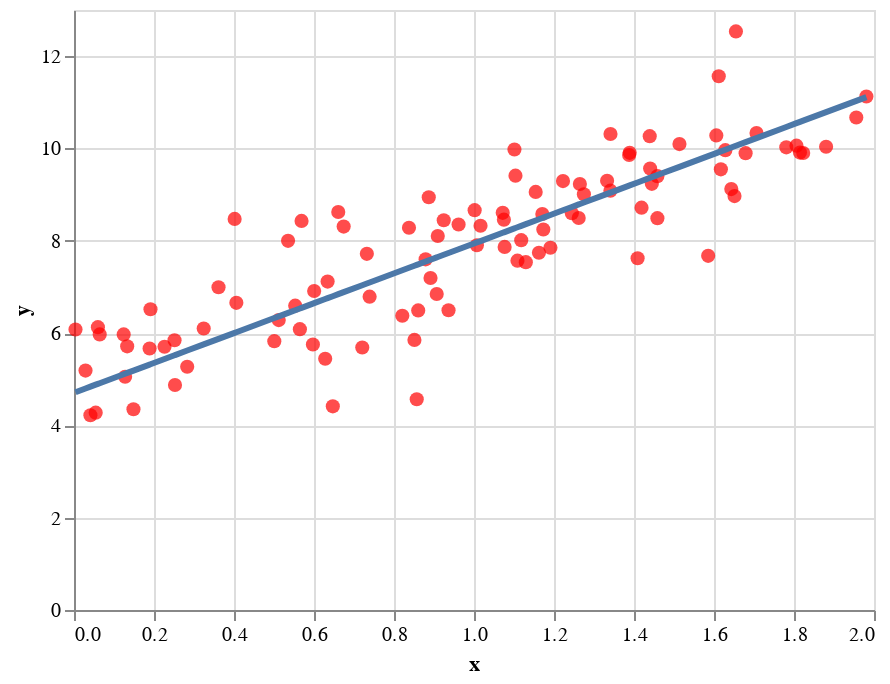

Here is the notebook cell this chart was saved with:
### Markdown cell above
The estimated parameters are $w_0 = 4.966$ and $w_1 = 3.001$ that are close enough to $w_0=5$ and $w_1=3$. Let's plot the line.

### Code cell
y_predicted = w_0 + w_1 * X
line = make_line_plot(X,y_predicted)

#show the charts
origin_chart + line

### Figure 1 — Vega-Lite specification as saved in the notebook (floating-point values rounded to 4 significant figures)
{"config": {"view": {"continuousWidth": 400, "continuousHeight": 300}}, "layer": [{"data": {"name": "data-9472fd62db5b5b4a965a3d13efb3049e"}, "mark": {"type": "point", "color": "red", "filled": true, "size": 50}, "encoding": {"x": {"type": "quantitative", "field": "x"}, "y": {"type": "quantitative", "field": "y"}}}, {"data": {"name": "data-c05db3bc4da7ff9e7977325279122a75"}, "mark": {"type": "line", "size": 3}, "encoding": {"x": {"type": "quantitative", "field": "x"}, "y": {"type": "quantitative", "field": "y"}}}], "$schema": "https://vega.github.io/schema/vega-lite/v4.0.2.json", "datasets": {"data-9472fd62db5b5b4a965a3d13efb3049e": [{"x": 1.655, "y": 12.54}, {"x": 1.341, "y": 9.086}, {"x": 0.6607, "y": 8.623}, {"x": 0.7321, "y": 7.718}, {"x": 1.628, "y": 9.964}, {"x": 0.8208, "y": 6.374}, {"x": 1.419, "y": 8.718}, {"x": 1.341, "y": 10.31}, {"x": 1.643, "y": 9.119}, {"x": 1.104, "y": 9.411}, {"x": 1.389, "y": 9.905}, {"x": 0.5689, "y": 8.431}, {"x": 1.981, "y": 11.12}, {"x": 0.5647, "y": 6.085}, {"x": 1.585, "y": 7.673}, {"x": 1.806, "y": 10.06}, {"x": 0.7207, "y": 5.687}, {"x": 0.2525, "y": 4.875}, {"x": 0.189, "y": 5.667}, {"x": 0.4016, "y": 8.474}, {"x": 1.823, "y": 9.901}, {"x": 1.781, "y": 10.02}, {"x": 1.245, "y": 8.597}, {"x": 1.101, "y": 9.978}, {"x": 0.9094, "y": 8.104}, {"x": 1.13, "y": 7.537}, {"x": 0.628, "y": 5.443}, {"x": 1.007, "y": 7.903}, {"x": 0.9363, "y": 6.494}, {"x": 0.1912, "y": 6.516}, {"x": 0.8375, "y": 8.281}, {"x": 1.651, "y": 8.968}, {"x": 1.679, "y": 9.898}, {"x": 0.06427, "y": 5.971}, {"x": 0.1242, "y": 5.971}, {"x": 1.072, "y": 8.605}, {"x": 1.617, "y": 9.547}, {"x": 1.706, "y": 10.33}, {"x": 1.458, "y": 8.49}, {"x": 0.739, "y": 6.789}, {"x": 0.2513, "y": 5.844}, {"x": 1.514, "y": 10.09}, {"x": 0.9244, "y": 8.444}, {"x": 1.44, "y": 9.565}, {"x": 0.283, "y": 5.27}, {"x": 0.3613, "y": 6.993}, {"x": 1.815, "y": 9.911}, {"x": 1.171, "y": 8.579}, {"x": 1.162, "y": 7.741}, {"x": 1.077, "y": 7.867}, {"x": 1.445, "y": 9.233}, {"x": 0.04104, "y": 4.22}, {"x": 0.8605, "y": 6.491}, {"x": 0.9068, "y": 6.847}, {"x": 1.88, "y": 10.04}, {"x": 1.262, "y": 8.493}, {"x": 1.265, "y": 9.23}, {"x": 0.1487, "y": 4.349}, {"x": 0.9615, "y": 8.352}, {"x": 0.8913, "y": 7.193}, {"x": 1.612, "y": 11.57}, {"x": 1.388, "y": 9.859}, {"x": 0.05426, "y": 4.276}, {"x": 0.1278, "y": 5.054}, {"x": 0.00375, "y": 6.078}, {"x": 0.8791, "y": 7.598}, {"x": 1.075, "y": 8.457}, {"x": 0.647, "y": 4.413}, {"x": 0.634, "y": 7.116}, {"x": 0.5118, "y": 6.281}, {"x": 0.05975, "y": 6.128}, {"x": 0.8511, "y": 5.852}, {"x": 0.5008, "y": 5.825}, {"x": 1.154, "y": 9.058}, {"x": 1.956, "y": 10.67}, {"x": 0.6004, "y": 6.911}, {"x": 0.4059, "y": 6.656}, {"x": 1.118, "y": 8.013}, {"x": 1.173, "y": 8.245}, {"x": 0.8568, "y": 4.565}, {"x": 0.02878, "y": 5.187}, {"x": 1.109, "y": 7.569}, {"x": 1.333, "y": 9.302}, {"x": 0.8869, "y": 8.942}, {"x": 1.606, "y": 10.28}, {"x": 1.222, "y": 9.293}, {"x": 0.6742, "y": 8.308}, {"x": 1.191, "y": 7.849}, {"x": 1.439, "y": 10.27}, {"x": 1.002, "y": 8.664}, {"x": 1.275, "y": 9.009}, {"x": 0.553, "y": 6.594}, {"x": 0.133, "y": 5.712}, {"x": 1.016, "y": 8.326}, {"x": 1.458, "y": 9.4}, {"x": 0.3242, "y": 6.099}, {"x": 0.2263, "y": 5.703}, {"x": 1.409, "y": 7.622}, {"x": 0.5973, "y": 5.752}, {"x": 0.5352, "y": 7.998}], "data-c05db3bc4da7ff9e7977325279122a75": [{"x": 1.655, "y": 10.06}, {"x": 1.341, "y": 9.044}, {"x": 0.6607, "y": 6.843}, {"x": 0.7321, "y": 7.074}, {"x": 1.628, "y": 9.973}, {"x": 0.8208, "y": 7.361}, {"x": 1.419, "y": 9.295}, {"x": 1.341, "y": 9.044}, {"x": 1.643, "y": 10.02}, {"x": 1.104, "y": 8.276}, {"x": 1.389, "y": 9.2}, {"x": 0.5689, "y": 6.546}, {"x": 1.981, "y": 11.11}, {"x": 0.5647, "y": 6.533}, {"x": 1.585, "y": 9.834}, {"x": 1.806, "y": 10.55}, {"x": 0.7207, "y": 7.037}, {"x": 0.2525, "y": 5.523}, {"x": 0.189, "y": 5.318}, {"x": 0.4016, "y": 6.005}, {"x": 1.823, "y": 10.6}, {"x": 1.781, "y": 10.47}, {"x": 1.245, "y": 8.732}, {"x": 1.101, "y": 8.268}, {"x": 0.9094, "y": 7.648}, {"x": 1.13, "y": 8.36}, {"x": 0.628, "y": 6.738}, {"x": 1.007, "y": 7.964}, {"x": 0.9363, "y": 7.735}, {"x": 0.1912, "y": 5.325}, {"x": 0.8375, "y": 7.415}, {"x": 1.651, "y": 10.05}, {"x": 1.679, "y": 10.14}, {"x": 0.06427, "y": 4.914}, {"x": 0.1242, "y": 5.108}, {"x": 1.072, "y": 8.173}, {"x": 1.617, "y": 9.937}, {"x": 1.706, "y": 10.23}, {"x": 1.458, "y": 9.424}, {"x": 0.739, "y": 7.097}, {"x": 0.2513, "y": 5.519}, {"x": 1.514, "y": 9.602}, {"x": 0.9244, "y": 7.696}, {"x": 1.44, "y": 9.365}, {"x": 0.283, "y": 5.622}, {"x": 0.3613, "y": 5.875}, {"x": 1.815, "y": 10.58}, {"x": 1.171, "y": 8.493}, {"x": 1.162, "y": 8.466}, {"x": 1.077, "y": 8.188}, {"x": 1.445, "y": 9.379}, {"x": 0.04104, "y": 4.839}, {"x": 0.8605, "y": 7.49}, {"x": 0.9068, "y": 7.639}, {"x": 1.88, "y": 10.79}, {"x": 1.262, "y": 8.787}, {"x": 1.265, "y": 8.797}, {"x": 0.1487, "y": 5.187}, {"x": 0.9615, "y": 7.816}, {"x": 0.8913, "y": 7.589}, {"x": 1.612, "y": 9.92}, {"x": 1.388, "y": 9.195}, {"x": 0.05426, "y": 4.882}, {"x": 0.1278, "y": 5.12}, {"x": 0.00375, "y": 4.719}, {"x": 0.8791, "y": 7.55}, {"x": 1.075, "y": 8.182}, {"x": 0.647, "y": 6.799}, {"x": 0.634, "y": 6.757}, {"x": 0.5118, "y": 6.362}, {"x": 0.05975, "y": 4.9}, {"x": 0.8511, "y": 7.459}, {"x": 0.5008, "y": 6.326}, {"x": 1.154, "y": 8.439}, {"x": 1.956, "y": 11.03}, {"x": 0.6004, "y": 6.648}, {"x": 0.4059, "y": 6.019}, {"x": 1.118, "y": 8.323}, {"x": 1.173, "y": 8.501}, {"x": 0.8568, "y": 7.478}, {"x": 0.02878, "y": 4.799}, {"x": 1.109, "y": 8.292}, {"x": 1.333, "y": 9.017}, {"x": 0.8869, "y": 7.575}, {"x": 1.606, "y": 9.9}, {"x": 1.222, "y": 8.66}, {"x": 0.6742, "y": 6.887}, {"x": 1.191, "y": 8.559}, {"x": 1.439, "y": 9.362}, {"x": 1.002, "y": 7.946}, {"x": 1.275, "y": 8.829}, {"x": 0.553, "y": 6.495}, {"x": 0.133, "y": 5.136}, {"x": 1.016, "y": 7.994}, {"x": 1.458, "y": 9.423}, {"x": 0.3242, "y": 5.755}, {"x": 0.2263, "y": 5.438}, {"x": 1.409, "y": 9.264}, {"x": 0.5973, "y": 6.638}, {"x": 0.5352, "y": 6.437}]}}
